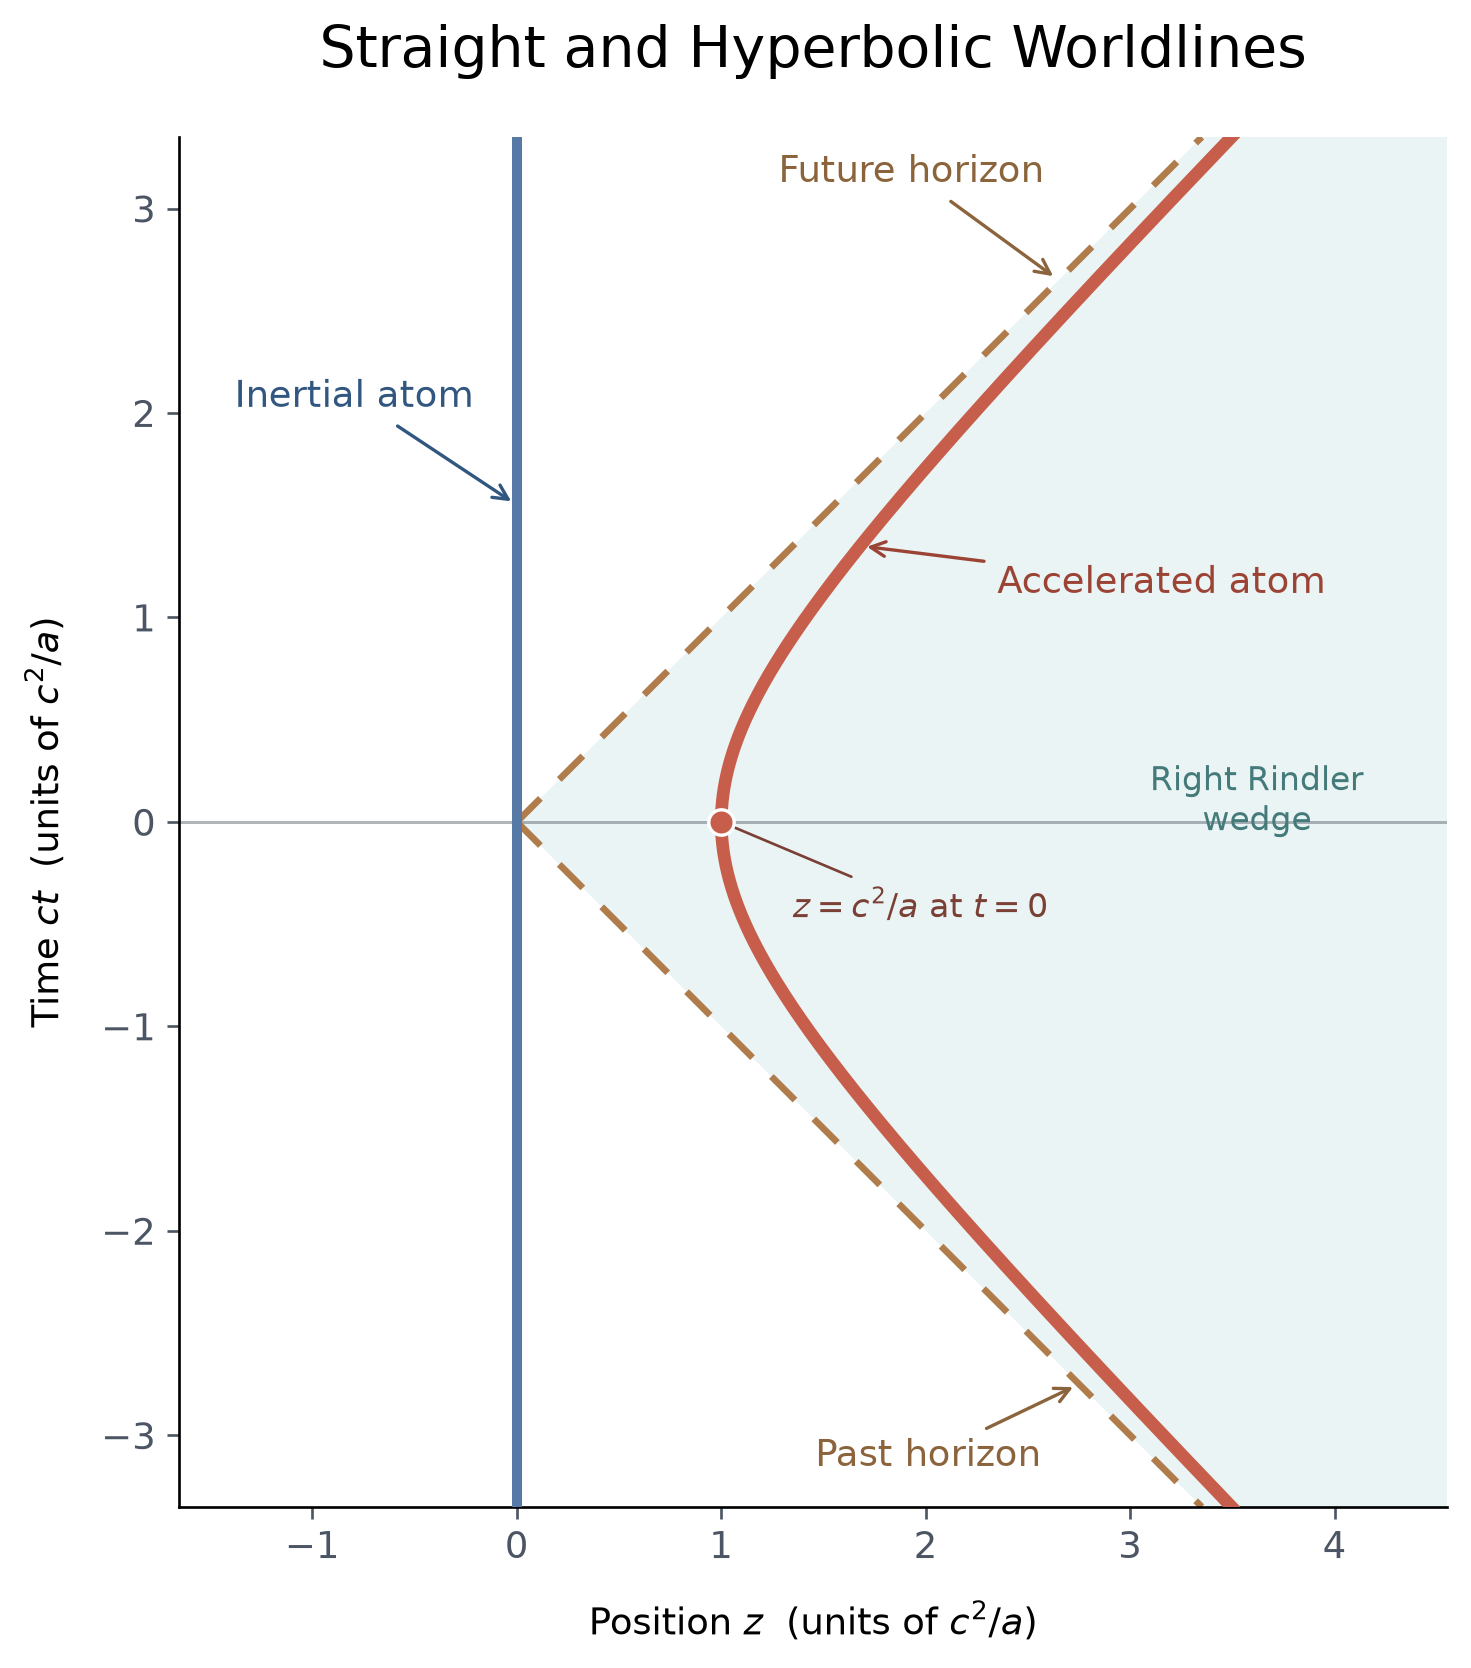

Generate this figure with Python:
"""Atomic Radiation — Post 4, Figure 1.

Inertial and uniformly accelerated worldlines in the (z, ct) plane.
The past and future Rindler horizons of an eternally uniformly
accelerated observer are ct = -z and ct = z (z >= 0).

Run: python post4_figure1_spacetime.py
"""
from pathlib import Path
import numpy as np
import matplotlib.pyplot as plt

# Units are chosen such that c=1. a is proper acceleration.
a = 1.0
TAU_LIMIT = 2.6
TIME_LIMIT = 3.35
Z_LIMIT = 4.55
OUTPUT = Path(__file__).with_name("post4_figure1_spacetime.png")

# Restrict the accelerated trajectory to the visible interval.
tau = np.linspace(-TAU_LIMIT, TAU_LIMIT, 1200)
ct = np.sinh(a * tau) / a
z = np.cosh(a * tau) / a
visible = np.abs(ct) <= TIME_LIMIT

# Figure style
plt.rcParams.update({
    'font.family': 'DejaVu Sans',
    'font.size': 11,
    'axes.spines.top': False,
    'axes.spines.right': False,
    'savefig.facecolor': 'white',
})
fig, ax = plt.subplots(figsize=(8.1, 7.3), dpi=160)
fig.patch.set_facecolor('white')
ax.set_facecolor('white')

# Right Rindler wedge: z > |ct|.
y = np.linspace(-TIME_LIMIT, TIME_LIMIT, 500)
ax.fill_betweenx(y, np.abs(y), Z_LIMIT, facecolor='#dceeee', alpha=0.60, zorder=0)

# Only the rightgoing null boundaries form the accelerated observer's horizons.
# Negative ct branch is the past horizon; positive ct branch is the future horizon.
z_h = np.linspace(0, TIME_LIMIT, 500)
ax.plot(z_h, z_h, color='#b07c4b', lw=2.0, ls=(0, (5, 4)), zorder=2)
ax.plot(z_h, -z_h, color='#b07c4b', lw=2.0, ls=(0, (5, 4)), zorder=2)

# Inertial atom, at z=0.
ax.plot([0, 0], [-TIME_LIMIT, TIME_LIMIT], color='#5679a6', lw=3.0, zorder=3)

# Accelerated atom, z^2 - (ct)^2 = 1/a^2.
ax.plot(z[visible], ct[visible], color='#c75e4b', lw=3.8, zorder=4)

# Mark the event of instantaneous rest at t=0.
z0 = 1 / a
ax.scatter([z0], [0], s=58, color='#c75e4b', edgecolor='white', linewidth=1.0, zorder=6)
ax.annotate(r'$z=c^2/a$ at $t=0$', xy=(z0, 0), xytext=(1.35, -0.47),
            fontsize=10, color='#7a3f35',
            arrowprops=dict(arrowstyle='-', color='#7a3f35', lw=0.8))

# Clear, separate labels within the plotting area.
ax.annotate('Inertial atom', xy=(0, 1.55), xytext=(-1.38, 2.03),
            fontsize=11, color='#315780',
            arrowprops=dict(arrowstyle='->', color='#315780', lw=1.0))
ax.annotate('Accelerated atom', xy=(np.sqrt(1+1.35**2), 1.35), xytext=(2.35, 1.12),
            fontsize=11, color='#9b4435',
            arrowprops=dict(arrowstyle='->', color='#9b4435', lw=1.0))
ax.annotate('Future horizon', xy=(2.65, 2.65), xytext=(1.28, 3.13),
            fontsize=11, color='#8b643c',
            arrowprops=dict(arrowstyle='->', color='#8b643c', lw=1.0))
ax.annotate('Past horizon', xy=(2.75, -2.75), xytext=(1.46, -3.15),
            fontsize=11, color='#8b643c',
            arrowprops=dict(arrowstyle='->', color='#8b643c', lw=1.0))
ax.text(3.62, 0.10, 'Right Rindler\nwedge', ha='center', va='center',
        color='#447b7a', fontsize=10)

ax.axhline(0, color='#6f7880', lw=0.9, alpha=0.55, zorder=1)
ax.set_xlim(-1.65, Z_LIMIT)
ax.set_ylim(-TIME_LIMIT, TIME_LIMIT)
ax.set_aspect('equal', adjustable='box')
ax.set_xlabel(r'Position $z$  (units of $c^2/a$)', labelpad=10)
ax.set_ylabel(r'Time $ct$  (units of $c^2/a$)', labelpad=10)
ax.set_title('Straight and Hyperbolic Worldlines', fontsize=17, pad=21)
ax.tick_params(colors='#4b5563')
fig.tight_layout(pad=1.8)
fig.savefig(OUTPUT, dpi=240, bbox_inches='tight')
print(f'Saved {OUTPUT}')
plt.show()
